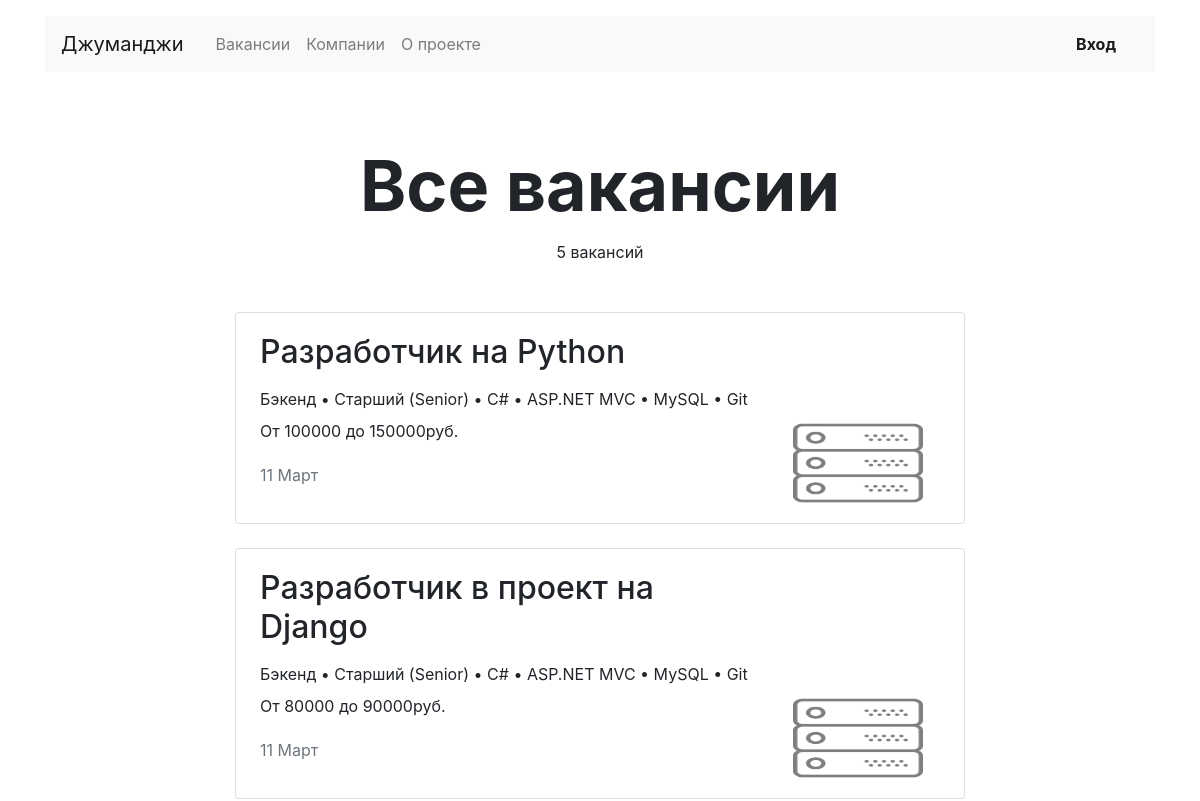
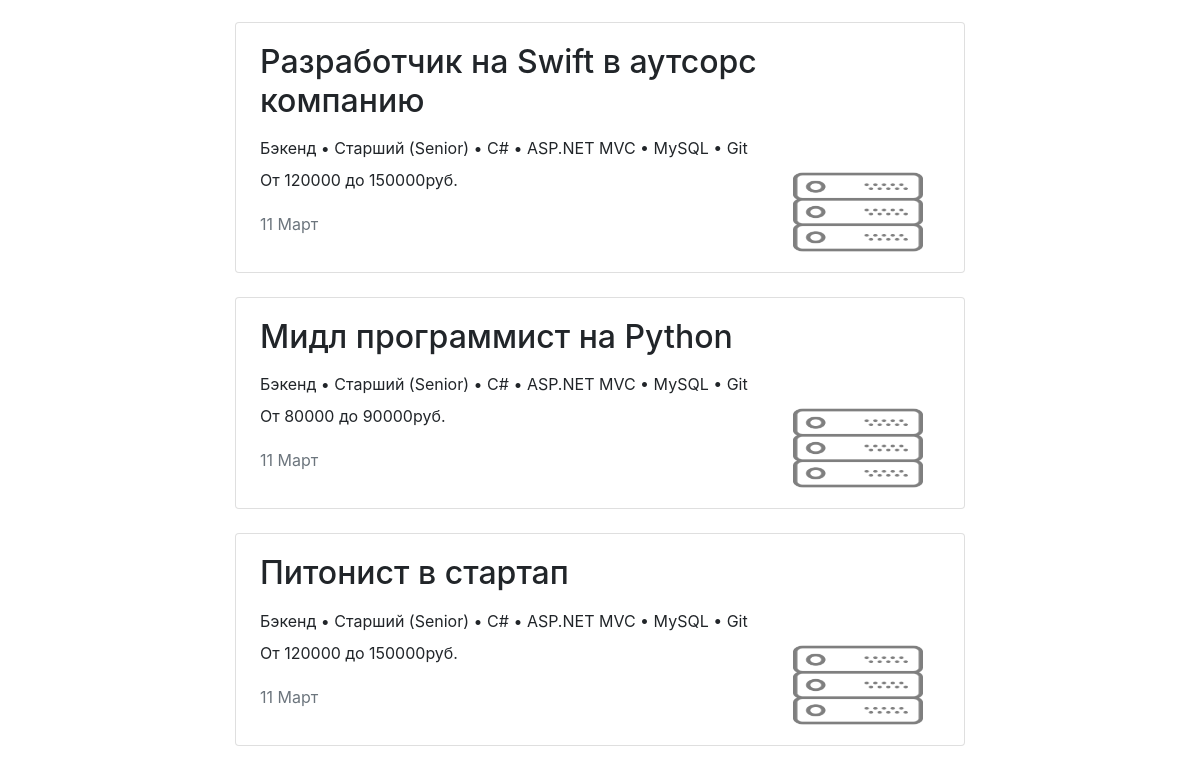
/vacancies/, run on an earlier commit of the app's database (2 pictures, top to bottom).
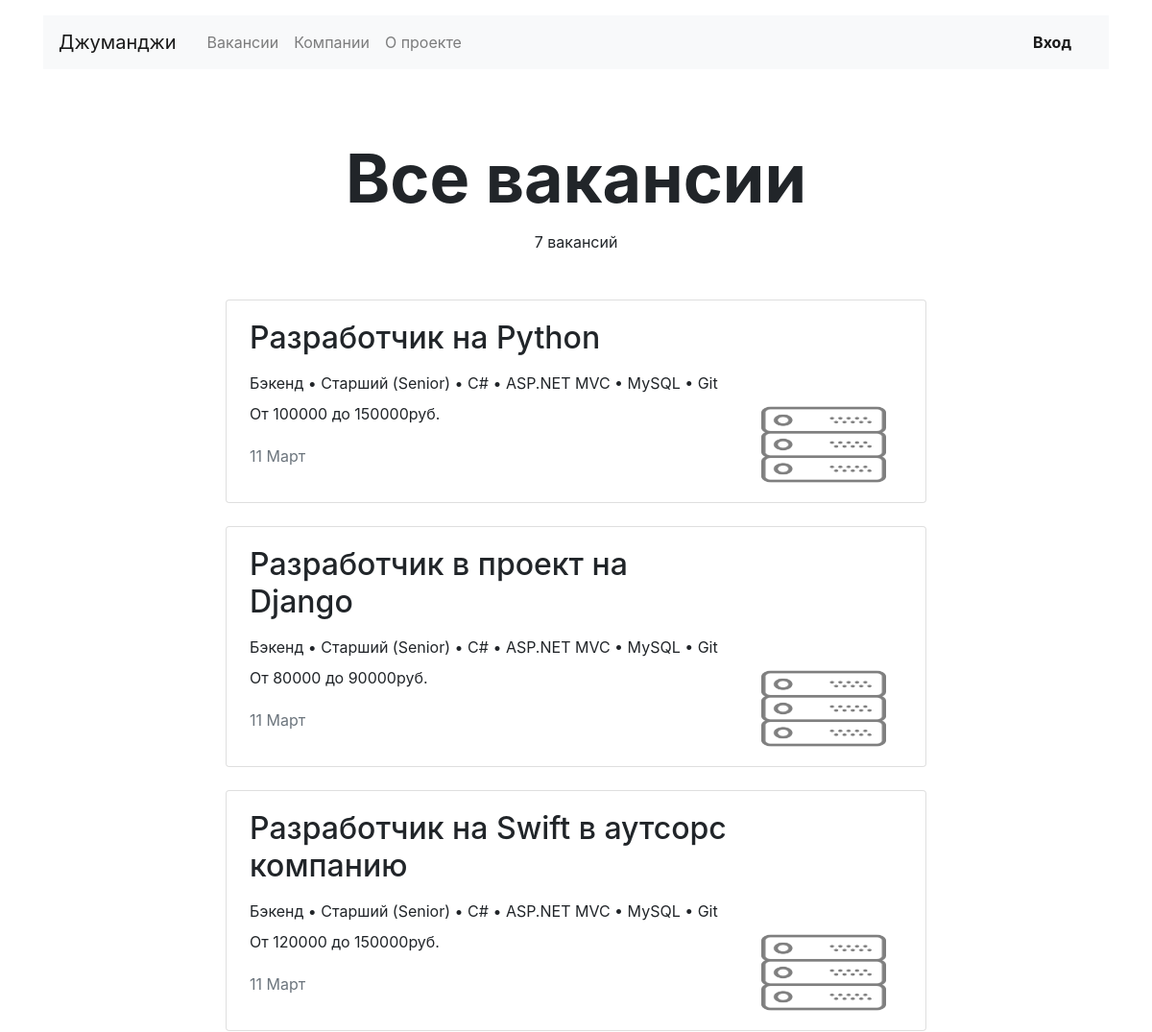
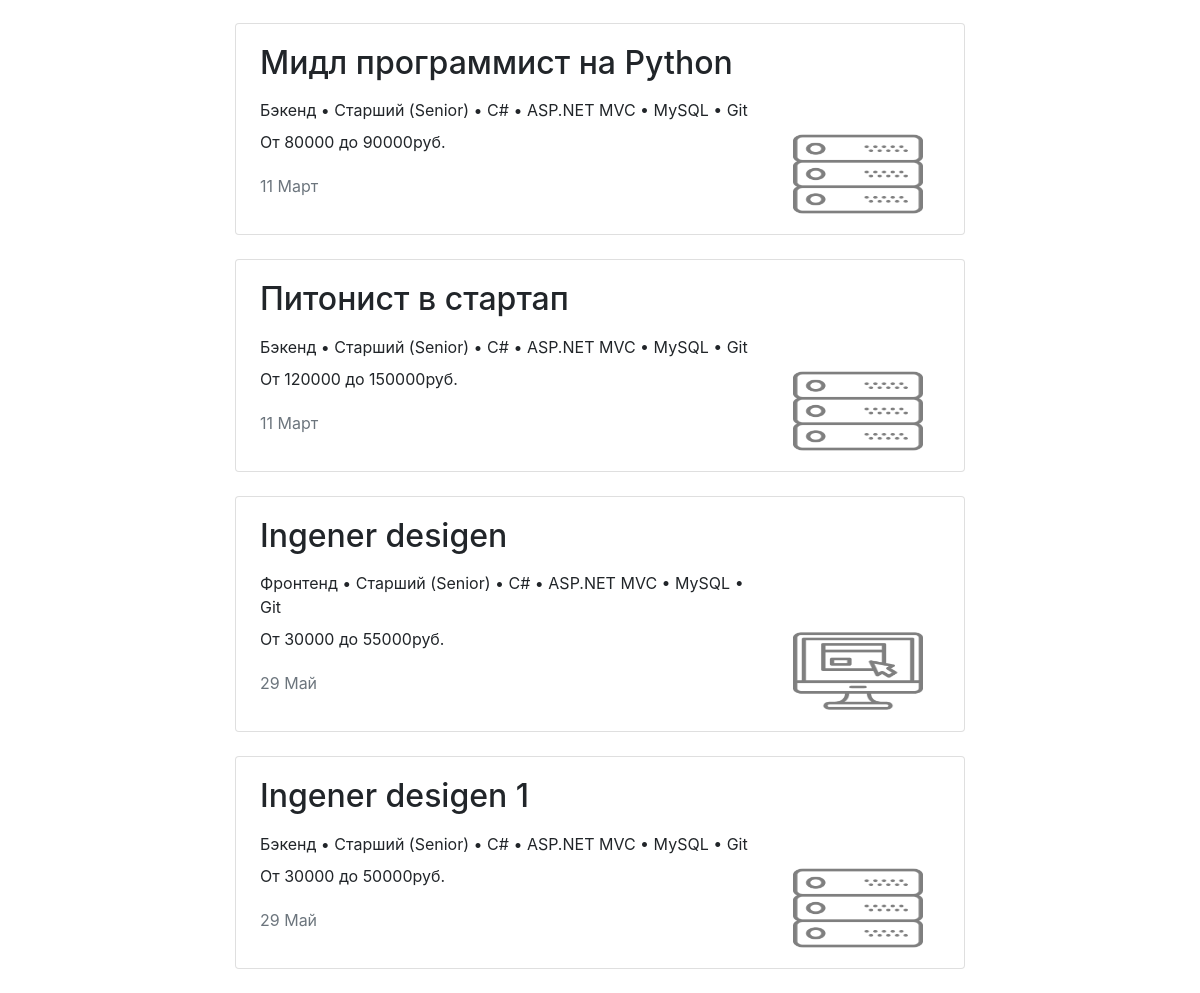
And on a later commit of the database (2 pictures, top to bottom).
### vacancies/models.py (models this page shows, shortened)
class Vacancy(models.Model):
    title = models.CharField(max_length=100)    # Название вакансии
    specialty = models.ForeignKey(
        Specialty,
        related_name="vacancies",
        on_delete=models.CASCADE
    )
    salary_min = models.IntegerField()  # Зарплата от
    salary_max = models.IntegerField()  # Зарплата до
    skills = models.CharField(max_length=300,
                              blank=True)  # Навыки
    description = models.TextField(max_length=500,
                                   blank=True)  # Текст
    company = models.ForeignKey(Company,
                                related_name="vacancies",
                                on_delete=models.CASCADE
                                )
    published_at = models.DateField()   # Опубликовано

class Specialty(models.Model):
    code = models.CharField(max_length=20)   # Код
    title = models.CharField(max_length=100)  # Название
    picture = models.ImageField(
        upload_to=MEDIA_SPECIALITY_IMAGE_DIR
    )  # Картинка

### vacancies/views.py (the view)
# urls.py: path('vacancies/', VacanciesView.as_view()),
class VacanciesView(View):
    def get(self, request):
        vacancies = Vacancy.objects.all()
        number_of_vacancies = len(vacancies)
        return render(request, 'vacancies.html', context={
            'vacancies': vacancies,
            'number_of_vacancies': number_of_vacancies,
        }
                      )

### vacancies/templates/vacancies.html
{% extends 'base.html' %}
{% block container %}
  <main class="container mt-3">
    <section>
      <h1 class="h1 text-center mx-auto mt-4 pt-5" style="font-size: 70px;"><strong>Все вакансии</strong></h1>
      <p class="text-center pt-1">{{ number_of_vacancies }} вакансий</p>
      <div class="row mt-5">
        <div class="col-12 col-lg-8 offset-lg-2 m-auto">
          {% for vacancy in vacancies %}
          <div class="card mb-4">
            <div class="card-body px-4">
              <div class="row">
                <div class="col-12 col-md-8 col-lg-9">
                  <h2 class="h2 pb-2">{{ vacancy.title }}</h2>
                  <p class="mb-2">{{ vacancy.specialty.title }} • Старший (Senior) • C# • ASP.NET MVC • MySQL • Git</p>
                  <p>От {{ vacancy.salary_min }} до {{ vacancy.salary_max }}руб.</p>
                  <p class="text-muted pt-1">{{ vacancy.published_at|date:"d F" }}</p>
                </div>
                <div class="col-12 col-md-4 col-lg-3 d-flex align-items-end">
                  <a href="{{ vacancy.id }}"><img src="{{ vacancy.specialty.picture.url }}" width="130" height="80" alt=""></a>
                </div>
              </div>
            </div>
          </div>
          {% endfor %}
        </div>
      </div>
    </section>
  </main>
{% endblock %}

### vacancies/templates/base.html (shortened to what this page needs)
<!DOCTYPE html>
<html lang="ru">
<head>
  <link rel="stylesheet" href="https://stackpath.bootstrapcdn.com/bootstrap/4.3.1/css/bootstrap.min.css">
</head>
<body>
  <header class="container mt-3">
    <nav class="navbar navbar-expand-lg navbar-light bg-light">
      <a class="navbar-brand mr-4" href="/">Джуманджи</a>
      <div class="collapse navbar-collapse justify-content-between" id="navbarNav">
        <ul class="navbar-nav col-10">
          <li class="nav-item">
            <a class="nav-link" href="/vacancies/">Вакансии</a>
          </li>
          <li class="nav-item">
            <a class="nav-link" href="companies/1">Компании</a>
          </li>
          <li class="nav-item">
            <a class="nav-link" href="#">О проекте</a>
          </li>
        </ul>
        <ul class="navbar-nav col-2 justify-content-end">
          <li class="nav-item active">
            {% if user.is_authenticated %}
              <div class="btn-group">
                <button type="button" class="btn dropdown-toggle font-weight-bold" data-toggle="dropdown" aria-haspopup="true" aria-expanded="false">
                  {{ user.username }}
                </button>
                <div class="dropdown-menu dropdown-menu-right mt-3">
                  <a href="#" class="dropdown-item py-2">Профиль</a>
                  <a href="#" class="dropdown-item py-2">Резюме</a>
                  <a href="{% url 'my_company' %}" class="dropdown-item py-2">Компания</a>
                  <a href="{% url 'logout' %}" class="dropdown-item py-2">Выйти</a>
                </div>
              </div>
            {% else %}
              <a href="{% url 'login' %}" class="nav-link font-weight-bold">Вход</a>
            {% endif %}
          </li>
        </ul>
      </div>
    </nav>
  </header>
      {% block container %} {% endblock %}
</body>
</html>

What changed in the data, as far as the page shows it:
added Vacancy: title "Ingener desigen", specialty "Фронтенд", salary_min "30000", salary_max "55000", published_at "29 Май", specialty.picture (picture)
added Vacancy: title "Ingener desigen 1", specialty "Бэкенд", salary_min "30000", salary_max "50000", published_at "29 Май", specialty.picture (picture)
Also different on the page:
{{ number_of_vacancies }}: "5" → "7"
